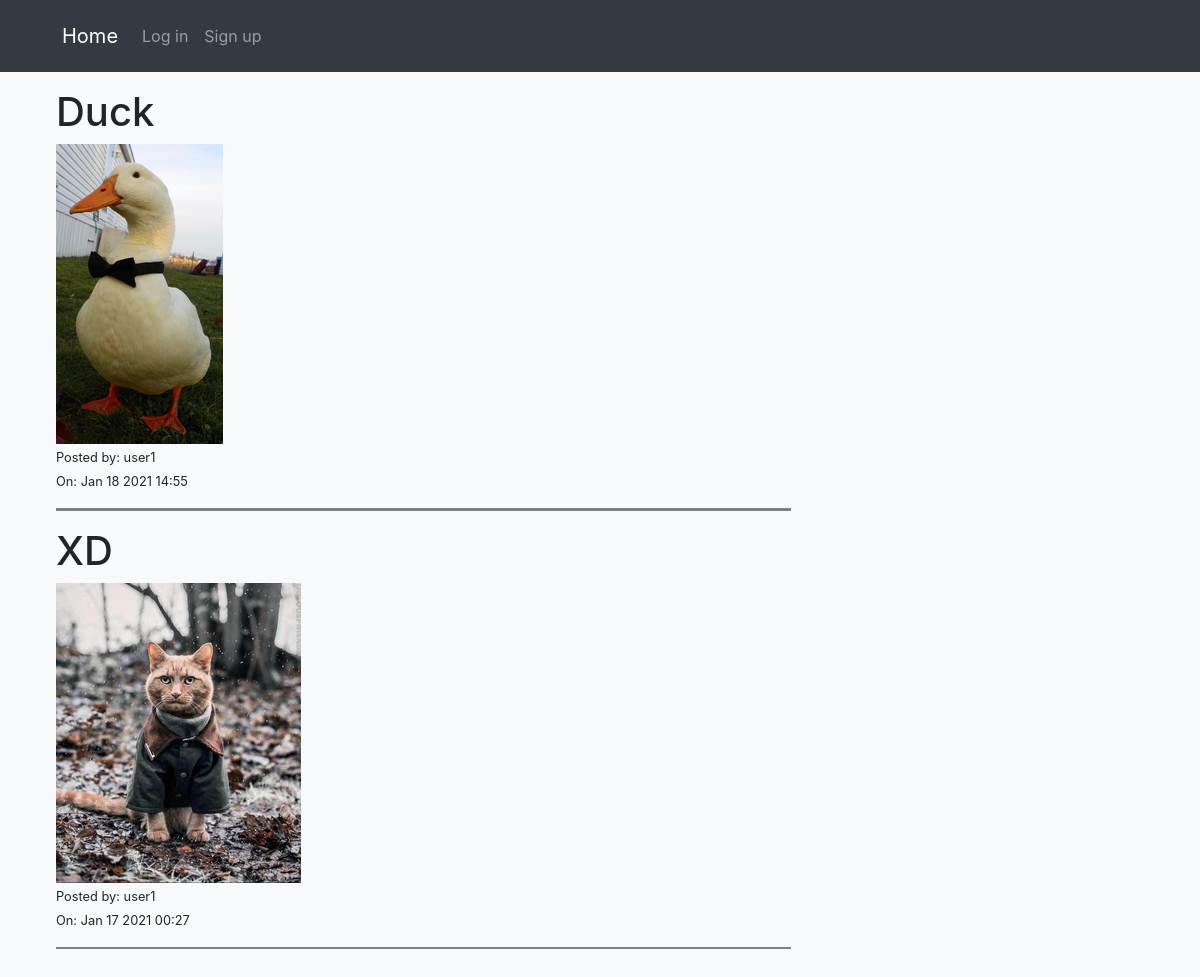
The page / on the database its author committed.
### simple_website/models.py (models this page shows, shortened)
class MakePost(models.Model):
    title = models.CharField(max_length=30)
    content = models.TextField(max_length=500, blank=True)
    photo = ResizedImageField(size=[500, 300], quality=100, upload_to='simple_website/images/', null=True, blank=True, default='')
    created = models.DateTimeField(auto_now_add=True)
    user = models.ForeignKey(User, on_delete=models.CASCADE)

### simple_website/views.py (the view)
# urls.py: 2. Add a URL to urlpatterns:  path('', views.home, name='home')
def home(request):
    posts = MakePost.objects.all().order_by('-created')
    return render(request, 'simple_website/home.html',{'posts':posts})

### simple_website/templates/simple_website/home.html
{% extends 'simple_website/base.html' %}
{% block content %}
<div class="d-flex justify-content-start">
  <ul>
    {% for post in posts %}
    <div >
      <h1>{{ post.title }}</h1>
      {% if post.photo and post.content %}
        <img src="{{ post.photo.url }}"><textarea class="form-control" type=text id="exampleFormControlTextarea1" rows="8" style="box-shadow: none; resize: none; min-width: 300%" readonly box-shadow: none>{{ post.content }}</textarea>
      {% elif post.photo %}
        <img src="{{ post.photo.url }}">
      {% elif post.content %}
        <textarea class="form-control" type=text id="exampleFormControlTextarea1" rows="8" style="box-shadow: none; resize: none; min-width: 300%" readonly box-shadow: none>{{ post.content }}</textarea>
      {% endif %}
    <div>
        <small>Posted by: {{ post.user }}</small>
        <br>
        <small>On: {{ post.created|date:'M j Y H:i' }}</small>
      </div>
      <hr style="height:2.5px;border-width:0;color:gray;background-color:gray" width="300%">
    {% endfor %}
  </ul>
</div>
{% endblock %}

### rows shown on the page
MakePost: title "Duck", photo (picture), user "user1", created "Jan 18 2021 14:55"
MakePost: title "XD", photo (picture), user "user1", created "Jan 17 2021 00:27"
